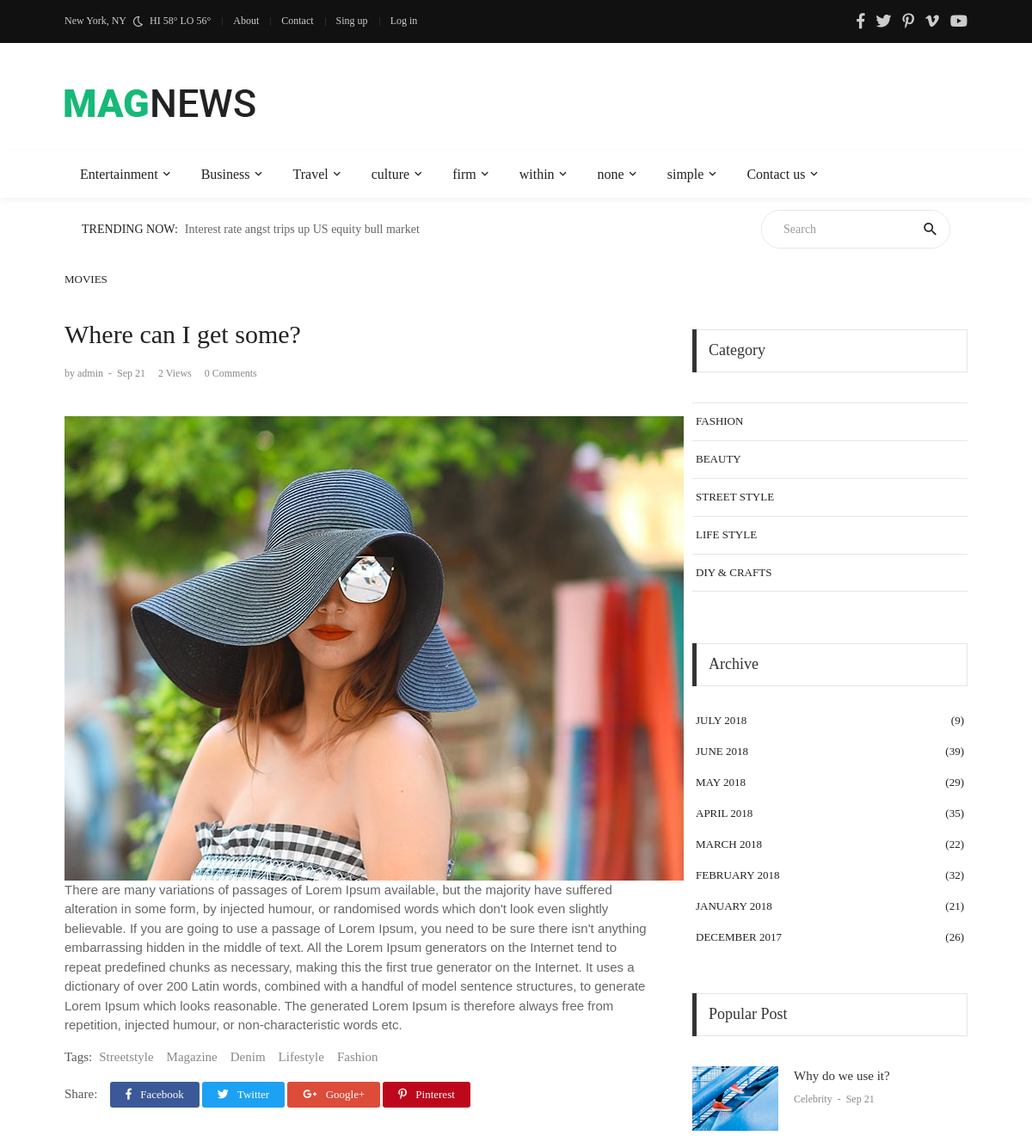
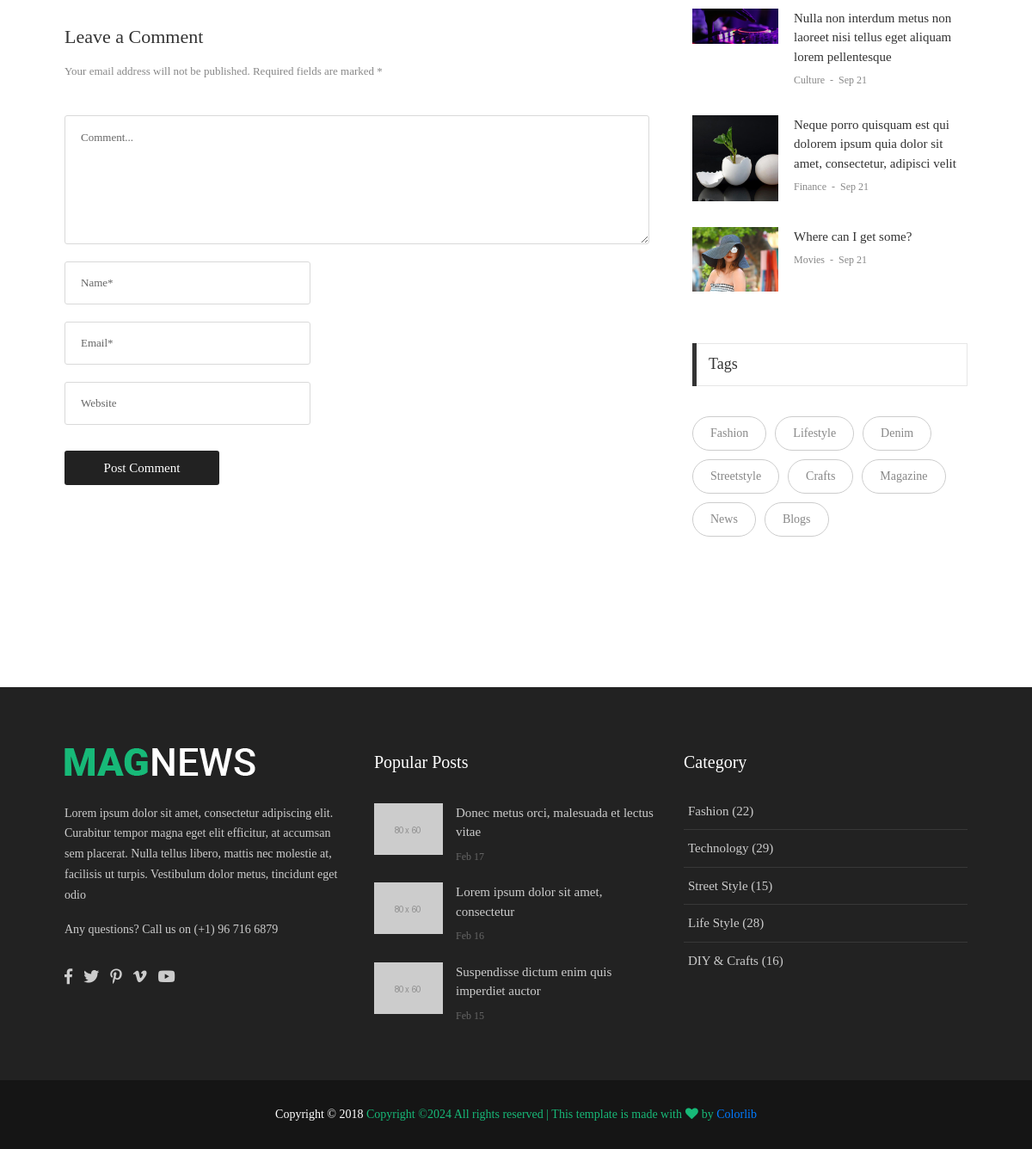
The page /post/5 on the database its author committed (2 pictures, top to bottom).
### blog/models.py (models this page shows, shortened)
class CategoryParent(models.Model):
    title = models.CharField(max_length=100)

class Post(models.Model):
    user = models.ForeignKey(User, on_delete=models.CASCADE)
    category = models.ForeignKey(Category, on_delete=models.CASCADE)
    title = models.CharField(max_length=300)
    content = RichTextField()
    image = models.ImageField(upload_to='blog/images/', blank=True)
    created_at = models.DateTimeField(auto_now_add=True)
    updated_at = models.DateTimeField(auto_now=True)
    views = models.IntegerField(default=0)

class Category(models.Model):
    title = models.CharField(max_length=300)
    parent = models.ForeignKey(CategoryParent, on_delete=models.CASCADE, null=True)
    def __str__(self) -> str:
        return self.title

class Tag(models.Model):
    name = models.CharField(max_length=300)
    posts = models.ManyToManyField(Post, null=True, blank=True)

### blog/views.py (the view)
# urls.py: path('post/<int:post_id>', views.post_detail, name='post_detail'),
def post_detail(request, post_id):
    post = Post.objects.get(pk=post_id)
    post.views += 1
    post.save()
    popular_posts = Post.objects.all().order_by('-views')[:4]
    if post is None:
        raise Http404("Post does not exist")
    context = {
        'post': post,
        'popular_posts': popular_posts,
    }
    return render(request, 'blog/blog-detail-01.html', context=context)

### blog/context_processors.py (called while the page is built)
def categories_parents(request):
    categories = CategoryParent.objects.all()
    return {'categories_parents': categories}

def get_tags(request):
    tags = Tag.objects.all()
    return {'tags': tags}

def get_popular_posts(request):
    popular_posts = Post.objects.all().order_by('-views')[:4]
    return {'popular_posts': popular_posts}

### templates/blog/blog-detail-01.html
{% extends '../base.html' %}
{% block content %}
	<section class="bg0 p-b-140 p-t-10">
		<div class="container">
			<div class="row justify-content-center">
				<div class="col-md-10 col-lg-8 p-b-30">
					<div class="p-r-10 p-r-0-sr991">
						<div class="p-b-70">
							<a href="#" class="f1-s-10 cl2 hov-cl10 trans-03 text-uppercase">
                                {{ post.category }}
							</a>
							<h3 class="f1-l-3 cl2 p-b-16 p-t-33 respon2">
                                {{ post.title|capfirst }}
							</h3>
							<div class="flex-wr-s-s p-b-40">
								<span class="f1-s-3 cl8 m-r-15">
									<a href="#" class="f1-s-4 cl8 hov-cl10 trans-03">
										by {{ post.user.username }}
									</a>
									<span class="m-rl-3">-</span>
									<span>
										{{ post.created_at|date:"M d" }}
									</span>
								</span>
								<span class="f1-s-3 cl8 m-r-15">
									{{ post.views }} Views
								</span>
								<a href="#" class="f1-s-3 cl8 hov-cl10 trans-03 m-r-15">
									{{ post.comment_set.count }} Comments
								</a>
							</div>
                            {{ post.content|safe }}
							<div class="flex-s-s p-t-12 p-b-15">
								<span class="f1-s-12 cl5 m-r-8">
									Tags:
								</span>
								<div class="flex-wr-s-s size-w-0">
                                    {% for tag in post.tag_set.all %}
									<a href="#" class="f1-s-12 cl8 hov-link1 m-r-15">
										{{ tag.name|capfirst }}
									</a>
                                    {% endfor %}
								</div>
							</div>
							<div class="flex-s-s">
								<span class="f1-s-12 cl5 p-t-1 m-r-15">
									Share:
								</span>
								<div class="flex-wr-s-s size-w-0">
									<a href="#" class="dis-block f1-s-13 cl0 bg-facebook borad-3 p-tb-4 p-rl-18 hov-btn1 m-r-3 m-b-3 trans-03">
										<i class="fab fa-facebook-f m-r-7"></i>
										Facebook
									</a>
									<a href="#" class="dis-block f1-s-13 cl0 bg-twitter borad-3 p-tb-4 p-rl-18 hov-btn1 m-r-3 m-b-3 trans-03">
										<i class="fab fa-twitter m-r-7"></i>
										Twitter
									</a>
									<a href="#" class="dis-block f1-s-13 cl0 bg-google borad-3 p-tb-4 p-rl-18 hov-btn1 m-r-3 m-b-3 trans-03">
										<i class="fab fa-google-plus-g m-r-7"></i>
										Google+
									</a>
									<a href="#" class="dis-block f1-s-13 cl0 bg-pinterest borad-3 p-tb-4 p-rl-18 hov-btn1 m-r-3 m-b-3 trans-03">
										<i class="fab fa-pinterest-p m-r-7"></i>
										Pinterest
									</a>
								</div>
							</div>
						</div>
						<div>
							<h4 class="f1-l-4 cl3 p-b-12">
								Leave a Comment
							</h4>
							<p class="f1-s-13 cl8 p-b-40">
								Your email address will not be published. Required fields are marked *
							</p>
							<form>
								<textarea class="bo-1-rad-3 bocl13 size-a-15 f1-s-13 cl5 plh6 p-rl-18 p-tb-14 m-b-20" name="msg" placeholder="Comment..."></textarea>
								<input class="bo-1-rad-3 bocl13 size-a-16 f1-s-13 cl5 plh6 p-rl-18 m-b-20" type="text" name="name" placeholder="Name*">
								<input class="bo-1-rad-3 bocl13 size-a-16 f1-s-13 cl5 plh6 p-rl-18 m-b-20" type="text" name="email" placeholder="Email*">
								<input class="bo-1-rad-3 bocl13 size-a-16 f1-s-13 cl5 plh6 p-rl-18 m-b-20" type="text" name="website" placeholder="Website">
								<button class="size-a-17 bg2 borad-3 f1-s-12 cl0 hov-btn1 trans-03 p-rl-15 m-t-10">
									Post Comment
								</button>
							</form>
						</div>
					</div>
				</div>
				<div class="col-md-10 col-lg-4 p-b-30">
					<div class="p-l-10 p-rl-0-sr991 p-t-70">
						<div class="p-b-60">
							<div class="how2 how2-cl4 flex-s-c">
								<h3 class="f1-m-2 cl3 tab01-title">
									Category
								</h3>
							</div>
							<ul class="p-t-35">
								<li class="how-bor3 p-rl-4">
									<a href="#" class="dis-block f1-s-10 text-uppercase cl2 hov-cl10 trans-03 p-tb-13">
										Fashion
									</a>
								</li>
								<li class="how-bor3 p-rl-4">
									<a href="#" class="dis-block f1-s-10 text-uppercase cl2 hov-cl10 trans-03 p-tb-13">
										Beauty
									</a>
								</li>
								<li class="how-bor3 p-rl-4">
									<a href="#" class="dis-block f1-s-10 text-uppercase cl2 hov-cl10 trans-03 p-tb-13">
										Street Style
									</a>
								</li>
								<li class="how-bor3 p-rl-4">
									<a href="#" class="dis-block f1-s-10 text-uppercase cl2 hov-cl10 trans-03 p-tb-13">
										Life Style
									</a>
								</li>
								<li class="how-bor3 p-rl-4">
									<a href="#" class="dis-block f1-s-10 text-uppercase cl2 hov-cl10 trans-03 p-tb-13">
										DIY & Crafts
									</a>
								</li>
							</ul>
						</div>
						<div class="p-b-37">
							<div class="how2 how2-cl4 flex-s-c">
								<h3 class="f1-m-2 cl3 tab01-title">
									Archive
								</h3>
							</div>
							<ul class="p-t-32">
								<li class="p-rl-4 p-b-19">
									<a href="#" class="flex-wr-sb-c f1-s-10 text-uppercase cl2 hov-cl10 trans-03">
										<span>
											July 2018
										</span>
										<span>
											(9)
										</span>
									</a>
								</li>
								<li class="p-rl-4 p-b-19">
									<a href="#" class="flex-wr-sb-c f1-s-10 text-uppercase cl2 hov-cl10 trans-03">
										<span>
											June 2018
										</span>
										<span>
											(39)
										</span>
									</a>
								</li>
								<li class="p-rl-4 p-b-19">
									<a href="#" class="flex-wr-sb-c f1-s-10 text-uppercase cl2 hov-cl10 trans-03">
										<span>
											May 2018
										</span>
										<span>
											(29)
										</span>
									</a>
								</li>
								<li class="p-rl-4 p-b-19">
									<a href="#" class="flex-wr-sb-c f1-s-10 text-uppercase cl2 hov-cl10 trans-03">
										<span>
											April  2018
										</span>
										<span>
											(35)
										</span>
									</a>
								</li>
								<li class="p-rl-4 p-b-19">
									<a href="#" class="flex-wr-sb-c f1-s-10 text-uppercase cl2 hov-cl10 trans-03">
										<span>
											March 2018
										</span>
										<span>
											(22)
										</span>
									</a>
								</li>
								<li class="p-rl-4 p-b-19">
									<a href="#" class="flex-wr-sb-c f1-s-10 text-uppercase cl2 hov-cl10 trans-03">
										<span>
											February 2018
										</span>
										<span>
											(32)
										</span>
									</a>
								</li>
								<li class="p-rl-4 p-b-19">
									<a href="#" class="flex-wr-sb-c f1-s-10 text-uppercase cl2 hov-cl10 trans-03">
										<span>
											January 2018
										</span>
										<span>
											(21)
										</span>
									</a>
								</li>
								<li class="p-rl-4 p-b-19">
									<a href="#" class="flex-wr-sb-c f1-s-10 text-uppercase cl2 hov-cl10 trans-03">
										<span>
											December 2017
										</span>
										<span>
											(26)
										</span>
									</a>
								</li>
							</ul>
						</div>
                        {% include 'partial/popular-post.html' %}
						{% include 'partial/tag.html' %}
					</div>
				</div>
			</div>
		</div>
	</section>
{% endblock %}

### templates/partial/header.html (shortened to what this page needs)
{% load static %}
<head>
    <link rel="stylesheet" type="text/css" href="{% static 'vendor/bootstrap/css/bootstrap.min.css' %}">
    <link rel="stylesheet" type="text/css" href="{% static 'fonts/fontawesome-5.0.8/css/fontawesome-all.min.css' %}">
    <link rel="stylesheet" type="text/css" href="{% static 'fonts/iconic/css/material-design-iconic-font.min.css' %}">
    <link rel="stylesheet" type="text/css" href="{% static 'vendor/animate/animate.css' %}">
    <link rel="stylesheet" type="text/css" href="{% static 'vendor/css-hamburgers/hamburgers.min.css' %}">
    <link rel="stylesheet" type="text/css" href="{% static 'vendor/animsition/css/animsition.min.css' %}">
    <link rel="stylesheet" type="text/css" href="{% static 'css/util.min.css' %}">
    <link rel="stylesheet" type="text/css" href="{% static 'css/main.css' %}">
</head>
<header>
    <div class="container-menu-desktop">
        <div class="topbar">
            <div class="content-topbar container h-100">
                <div class="left-topbar">
						<span class="left-topbar-item flex-wr-s-c">
							<span>
								New York, NY
							</span>
							<img class="m-b-1 m-rl-8" src="{% static 'images/icons/icon-night.png' %}" alt="IMG">
							<span>
								HI 58° LO 56°
							</span>
						</span>
                    <a href="#" class="left-topbar-item">
                        About
                    </a>
                    <a href="#" class="left-topbar-item">
                        Contact
                    </a>
                    <a href="#" class="left-topbar-item">
                        Sing up
                    </a>
                    <a href="#" class="left-topbar-item">
                        Log in
                    </a>
                </div>
                <div class="right-topbar">
                    <a href="#">
                        <span class="fab fa-facebook-f"></span>
                    </a>
                    <a href="#">
                        <span class="fab fa-twitter"></span>
                    </a>
                    <a href="#">
                        <span class="fab fa-pinterest-p"></span>
                    </a>
                    <a href="#">
                        <span class="fab fa-vimeo-v"></span>
                    </a>
                    <a href="#">
                        <span class="fab fa-youtube"></span>
                    </a>
                </div>
            </div>
        </div>
        <div class="wrap-logo container">
            <div class="logo">
                <a href="{% url 'index' %}"><img src="{% static 'images/icons/logo-01.png' %}" alt="LOGO"></a>
            </div>
        </div>
        <div class="wrap-main-nav">
            <div class="main-nav">
                <nav class="menu-desktop">
                    <ul class="main-menu">
                        {% for cate_parent in categories_parents %}
                            <li class="mega-menu-item">
                                <a href="">{{ cate_parent.title }}</a>
                            </li>
                        {% endfor %}
                        <li class="mega-menu-item">
                            <a href="">Contact us</a>
                        </li>
                    </ul>
                </nav>
            </div>
        </div>
    </div>
</header>
<div class="container">
    <div class="bg0 flex-wr-sb-c p-rl-20 p-tb-8">
        <div class="f2-s-1 p-r-30 size-w-0 m-tb-6 flex-wr-s-c">
				<span class="text-uppercase cl2 p-r-8">
					Trending Now:
				</span>
            <span class="dis-inline-block cl6 slide100-txt pos-relative size-w-0" data-in="fadeInDown"
                  data-out="fadeOutDown">
					<span class="dis-inline-block slide100-txt-item animated visible-false">
						Interest rate angst trips up US equity bull market
					</span>
				</span>
        </div>
        <div class="pos-relative size-a-2 bo-1-rad-22 of-hidden bocl11 m-tb-6">
            <input class="f1-s-1 cl6 plh9 s-full p-l-25 p-r-45" type="text" name="search" placeholder="Search">
            <button class="flex-c-c size-a-1 ab-t-r fs-20 cl2 hov-cl10 trans-03">
                <i class="zmdi zmdi-search"></i>
            </button>
        </div>
    </div>
</div>

### templates/partial/popular-post.html
<div class="p-b-30">
    <div class="how2 how2-cl4 flex-s-c">
        <h3 class="f1-m-2 cl3 tab01-title">
            Popular Post
        </h3>
    </div>
    <ul class="p-t-35">
        {% for p in popular_posts %}
            <li class="flex-wr-sb-s p-b-30">
                <a href="#" class="size-w-10 wrap-pic-w hov1 trans-03">
                    <img src="{{ p.image.url }}" alt="IMG">
                </a>
                <div class="size-w-11">
                    <h6 class="p-b-4">
                        <a href="{% url 'post_detail' p.id %}" class="f1-s-5 cl3 hov-cl10 trans-03">
                            {{ p.title }}
                        </a>
                    </h6>
                    <span class="cl8 txt-center p-b-24">
											<a href="#" class="f1-s-6 cl8 hov-cl10 trans-03">
												{{ p.category.title }}
											</a>
											<span class="f1-s-3 m-rl-3">
												-
											</span>
											<span class="f1-s-3">
												{{ p.created_at|date:"M d" }}
											</span>
										</span>
                </div>
            </li>
        {% endfor %}
    </ul>
</div>

### templates/partial/tag.html
<div>
    <div class="how2 how2-cl4 flex-s-c m-b-30">
        <h3 class="f1-m-2 cl3 tab01-title">
            Tags
        </h3>
    </div>
    <div class="flex-wr-s-s m-rl--5">
        {% for tag in tags %}
        <a href="#" class="flex-c-c size-h-2 bo-1-rad-20 bocl12 f1-s-1 cl8 hov-btn2 trans-03 p-rl-20 p-tb-5 m-all-5">
            {{ tag.name|capfirst }}
        </a>
        {% endfor %}
    </div>
</div>

### rows shown on the page
CategoryParent: title "Entertainment"
CategoryParent: title "Business"
CategoryParent: title "Travel"
CategoryParent: title "culture"
CategoryParent: title "firm"
CategoryParent: title "within"
CategoryParent: title "none"
CategoryParent: title "simple"
Post: category "MOVIES", title "Where can I get some?", user.username "admin", created_at "Sep 21", views "2", comment_set.count "0", content (picture), content "There are many variations of passages of Lorem Ipsum available, but the majority have suffered alteration in some form, by injected humour, or randomised words which don't look even slightly believable. If you are going to use a passage of Lorem Ipsum, you need to be sure there isn't anything embarrassing hidden in the middle of text. All the Lorem Ipsum generators on the Internet tend to repeat predefined chunks as necessary, making this the first true generator on the Internet. It uses a dictionary of over 200 Latin words, combined with a handful of model sentence structures, to generate Lorem Ipsum which looks reasonable. The generated Lorem Ipsum is therefore always free from…", image (picture), category "Movies"
Tag: name "Streetstyle"
Tag: name "Magazine"
Tag: name "Denim"
Tag: name "Lifestyle"
Tag: name "Fashion"
Post: image (picture), title "Why do we use it?", category "Celebrity", created_at "Sep 21"
Post: image (picture), title "Nulla non interdum metus non laoreet nisi tellus eget aliquam lorem pellentesque", category "Culture", created_at "Sep 21"
Post: image (picture), title "Neque porro quisquam est qui dolorem ipsum quia dolor sit amet, consectetur, adipisci velit", category "Finance", created_at "Sep 21"
Tag: name "Crafts"
Tag: name "News"
Tag: name "Blogs"
